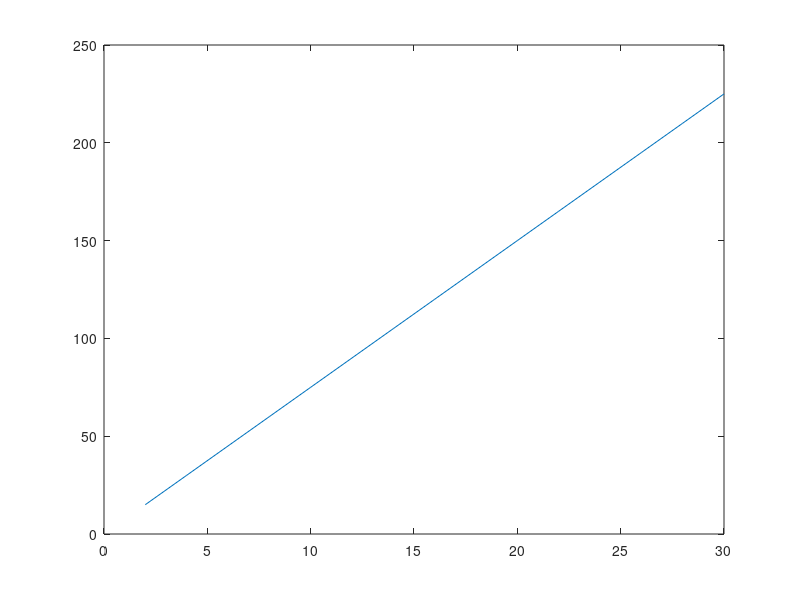

Reproduce this figure in MATLAB. (Note: this script raises an error after producing the figure.)
t=0:0.01:0.98;                                          %Create a vector t from 0 to 0.98, step=0.01
y1=sin(2*pi*4*t);
plot(t,y1);                                             %Plot, x axis ->t and y axis ->y1
y2=cos(2*pi*4*t);
plot(t,y2);

plot(t,y1,'r');                                         %Plot, x axis ->t and y axis ->y1 and colour red,by default it will connect all the points and form a line
hold on;                                                %To plot new figure on top of the old one
grid on;                                                %display grids in the figure
plot(t,y2,'b');                                         %Plot, x axis ->t and y axis ->y2 and colour blue
hold off;                                               %hold off to overwrite the figure with next plot

%Some properties of plot function
x=linspace(2,30,15);
y=linspace(15,225,15);
plot(x,y,'-rx');                                        %plot (x,y) and mark all the points 'x',color red,linestyle '-'
plot(x,y,'rx');                                         %plot (x,y) and mark all the points 'x',color red, but no line is formed
plot(x,y,'rx','Markersize',10);                         %plot (x,y) and mark all the points 'x',color red, size of each marker is 10
plot(x,y,'rx','LineWidth',2);                           %plot (x,y) and mark all the points 'x',color red, width of each marker will increase means it will be bold
p=plot(x,y);                                            %Storing the result of plot function in a variable p
p.Marker='o';                                           %each point will be marked as 'o', it can also be 'x','*' etc
p.LineStyle='none';                                     %there will be no line formed from the plotting, style can also be '-','--',':' etc
p.LineWidth=2;                                          %Same like line 18, width will be increased

%Some other functionalities
xlabel('Time');                                         %To label the x-axis as 'Time'
ylabel('Value');                                        %To label the y-axis as 'Value'
legend('sin','cos');                                    %A descriptive label to describe plotted data, in this case red is 'sin' and blue is 'cos'
title('My figure');                                     %Set a title of the figure
axis([0.5 1 -1 1]);                                     %Sets the x-range and y-range of the figure, here x-range is from 0.5 to 1 and y is -1 to 1

figure(2);plot(t,y1);                                   %Open a new figure and plot in that
figure(3);plot(t,y2);                                   %Open a new figure and plot in that

figure(4);
subplot(1,2,1);plot(t,tan(2*pi*4*t));                   %Sub divide the plot into a 1/2 grid and plot in 1st sub-plot
subplot(1,2,2);plot(t,tan(pi*4*t));                     %Sub divide the plot into a 1/2 grid and plot in 2nd sub-plot
clf;                                                    %Clear the figure drawn ,but keep the figure tab open
close;                                                  %Close the last figure

close all;                                              %Close all figures


%Some basics of 3-D plotting
t = 0:pi/50:10*pi;
st = sin(t);
ct = cos(t);

figure
plot3(st,ct,t)                                          %function for 3-D plotting


%Various line types, plot symbols and colors may be obtained with
%    plot(X,Y,S) where S is a character string made from one element
%    from any or all the following 3 columns:
%             b     blue          .     point              -     solid
%             g     green         o     circle             :     dotted
%             r     red           x     x-mark             -.    dashdot 
%             c     cyan          +     plus               --    dashed   
%             m     magenta       *     star             (none)  no line
%             y     yellow        s     square
%             k     black         d     diamond
%             w     white         v     triangle (down)
%                                 ^     triangle (up)
%                                 <     triangle (left)
%                                 >     triangle (right)
%                                 p     pentagram
%                                 h     hexagram
%

